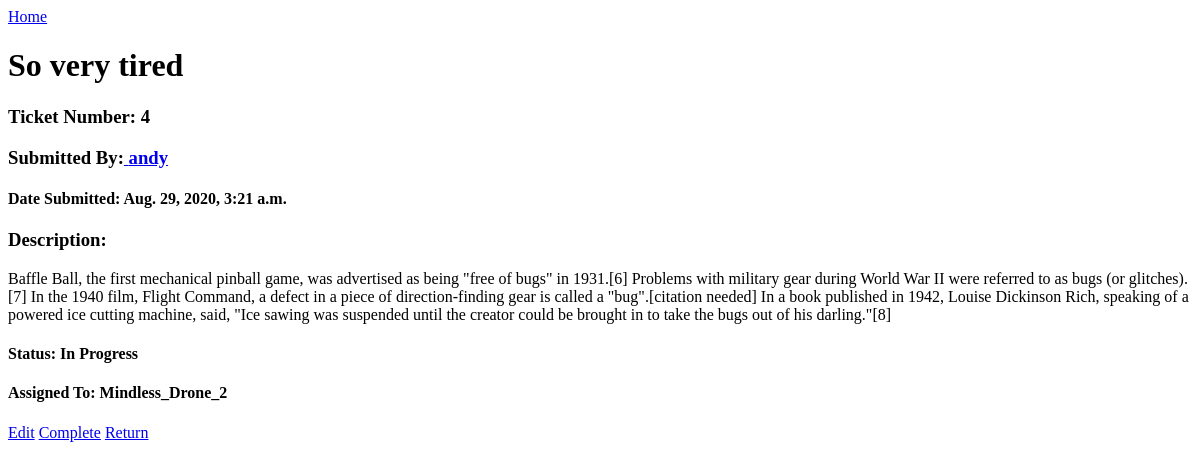
Before: /ticketdetail/4/ (signed in) with the older database file.
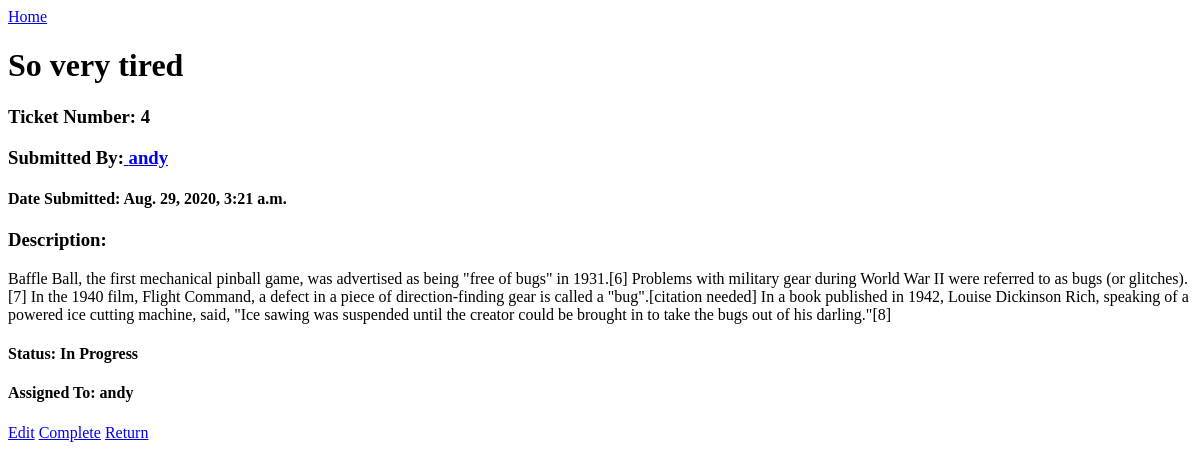
After: the same page with the newer database file.
### bugapp/models.py (models this page shows, shortened)
class Ticket(models.Model):
    STATUSES = (
        ('N', 'New'),
        ('IP', 'In Progress'),
        ('D', 'Done'),
        ('IN', 'Invalid')
    )
    title = models.CharField(max_length=120)
    time_stamp = models.DateTimeField(default=timezone.now)
    description = models.TextField()
    author = models.ForeignKey(CustomUser, on_delete=models.CASCADE, related_name='user_author') # Fix this maybe
    status = models.CharField(max_length=20, null=True, choices=STATUSES, default='N')
    assigned = models.ForeignKey(CustomUser, null=True, on_delete=models.SET_NULL, blank=True, related_name='user_assigned', default=None)
    finishing = models.ForeignKey(CustomUser, null=True, on_delete=models.SET_NULL, blank=True, related_name='user_finished', default=None)

### myuser/models.py (models this page shows)
class CustomUser(AbstractUser):
    bio = models.TextField(max_length=80, null=True, blank=True)
    def __str__(self):
        return self.username

### bugapp/views.py (the view)
# urls.py: path('ticketdetail/<int:ticket_id>/', views.ticket_detail_view, name='details'),
@login_required
def ticket_detail_view(request, ticket_id):
    my_ticket = Ticket.objects.filter(id=ticket_id).first()
    return render(request, 'ticket_detail.html', {'ticket': my_ticket})

### templates/ticket_detail.html
<a href="/">Home</a>
{% if not ticket %}
    <h1>Ticket Not Found</h1>
{% else %}
    <h1>{{ ticket.title }}</h1>
    <h3>Ticket Number: {{ticket.id}}</h3>
    <h3>Submitted By:<a href="/author/{{ticket.author.id}}"> {{ ticket.author.username }}</h3></a>
    <h4>Date Submitted: {{ticket.time_stamp}}</h4>
    <h3>Description: </h3>{{ticket.description}}
    <h4>Status: {{ticket.get_status_display}}</h4>
{% if ticket.status == "IN" %}
<h4>Invalidated By: {{ticket.finishing}}</h4>
<a href="/assign/{{ticket.id}}">Reopen</a>
{% elif ticket.status == "N" %}
<a href="/assign/{{ticket.id}}">Assign</a>
<a href="/invalid/{{ticket.id}}/">Invalidate</a>
{% elif ticket.status == "IP" %}
<h4>Assigned To: {{ticket.assigned}}</h4>
<a href="/ticketdetail/{{ticket.id}}/edit">Edit</a>
<a href="/done/{{ticket.id}}">Complete</a>
<a href="/return/{{ticket.id}}">Return</a>
{% elif ticket.status == "D" %}
<h4>Completed By: {{ticket.finishing}}</h4>
<a href="/assign/{{ticket.id}}">Reopen</a>
{%endif%}
{% endif %}

Changed rows visible on the page:
changed Ticket "So very tired": assigned "Mindless_Drone_2" → "andy"
